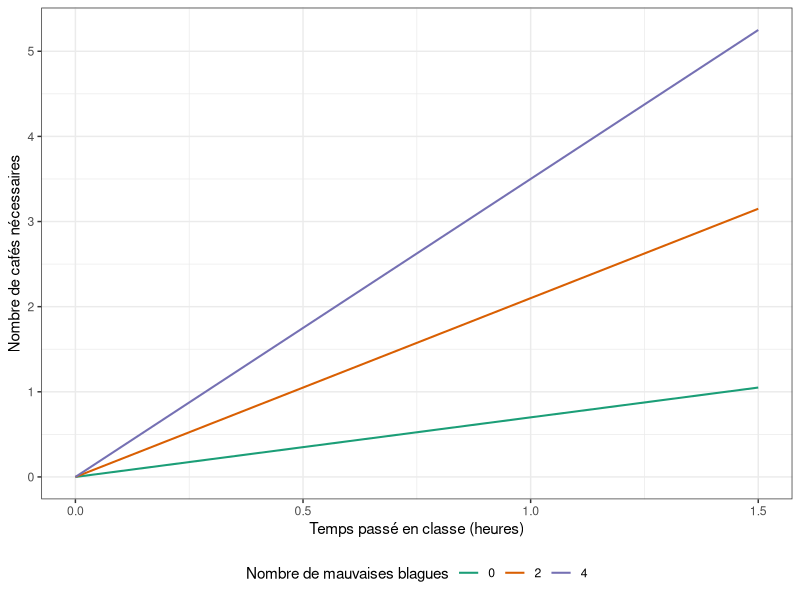

Here is the R script that generated this plot: (Note: this script raises an error after producing the figure.)
## ---- chunk 1
knitr::opts_chunk$set(echo = FALSE)
## ---- chunk 2
library(dplyr)
library(ggplot2)

# Data
t <- seq(0, 1.5, by = 0.1)
B <- c(0, 2, 4)

df <- expand.grid(t = t, B = B) %>%
  mutate(C = 0.7*t + t*B * 0.7)

# Plot
ggplot(df, aes(x = t, y = C, color = factor(B))) +
  geom_line(linewidth = 0.7) +
  scale_color_brewer(palette = "Dark2") +
  labs(
    x = "Temps passé en classe (heures)",
    y = "Nombre de cafés nécessaires",
    color = "Nombre de mauvaises blagues"
  ) + 
  theme_bw() + 
  theme(legend.position = "bottom") 
## ---- chunk 3
knitr::include_graphics('qr-code.png')
